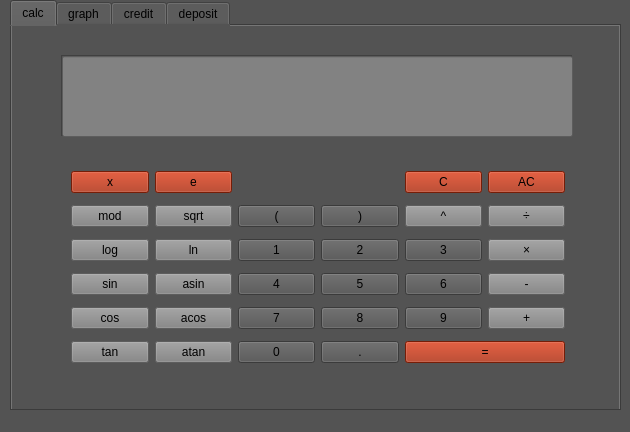
<?xml version="1.0" encoding="UTF-8"?>
<ui version="4.0">
 <class>MainWindow</class>
 <widget class="QMainWindow" name="MainWindow">
  <property name="geometry">
   <rect>
    <x>0</x>
    <y>0</y>
    <width>630</width>
    <height>432</height>
   </rect>
  </property>
  <property name="windowTitle">
   <string>smartcalc</string>
  </property>
  <property name="styleSheet">
   <string notr="true">background-color: rgb(83, 83, 83);</string>
  </property>
  <property name="iconSize">
   <size>
    <width>20</width>
    <height>20</height>
   </size>
  </property>
  <widget class="QWidget" name="centralwidget">
   <widget class="QTabWidget" name="tabWidget">
    <property name="geometry">
     <rect>
      <x>10</x>
      <y>0</y>
      <width>611</width>
      <height>411</height>
     </rect>
    </property>
    <property name="minimumSize">
     <size>
      <width>611</width>
      <height>411</height>
     </size>
    </property>
    <property name="maximumSize">
     <size>
      <width>611</width>
      <height>411</height>
     </size>
    </property>
    <property name="acceptDrops">
     <bool>true</bool>
    </property>
    <property name="styleSheet">
     <string notr="true">background-color: rgb(83, 83, 83);</string>
    </property>
    <property name="currentIndex">
     <number>0</number>
    </property>
    <property name="tabsClosable">
     <bool>false</bool>
    </property>
    <property name="movable">
     <bool>false</bool>
    </property>
    <widget class="QWidget" name="calc">
     <attribute name="title">
      <string>calc</string>
     </attribute>
     <widget class="QLineEdit" name="lineEdit">
      <property name="geometry">
       <rect>
        <x>50</x>
        <y>30</y>
        <width>511</width>
        <height>81</height>
       </rect>
      </property>
      <property name="styleSheet">
       <string notr="true">background-color: rgb(130, 130, 130);
border-color: rgb(100, 100, 100);
gridline-color: rgb(100, 100, 100);</string>
      </property>
     </widget>
     <widget class="QFrame" name="frame">
      <property name="geometry">
       <rect>
        <x>50</x>
        <y>130</y>
        <width>512</width>
        <height>228</height>
       </rect>
      </property>
      <property name="styleSheet">
       <string notr="true">background-color: rgb(83, 83, 83);</string>
      </property>
      <layout class="QGridLayout" name="gridLayout">
       <item row="8" column="3">
        <widget class="QPushButton" name="pushButton_2">
         <property name="text">
          <string>2</string>
         </property>
         <property name="shortcut">
          <string>2</string>
         </property>
        </widget>
       </item>
       <item row="5" column="2">
        <widget class="QPushButton" name="pushButton_brackets_left">
         <property name="text">
          <string>(</string>
         </property>
         <property name="shortcut">
          <string>(</string>
         </property>
        </widget>
       </item>
       <item row="13" column="2">
        <widget class="QPushButton" name="pushButton_0">
         <property name="text">
          <string>0</string>
         </property>
        </widget>
       </item>
       <item row="5" column="4">
        <widget class="QPushButton" name="pushButton_pow">
         <property name="styleSheet">
          <string notr="true">background-color: rgb(130, 130, 130);</string>
         </property>
         <property name="text">
          <string>^</string>
         </property>
         <property name="shortcut">
          <string>^</string>
         </property>
        </widget>
       </item>
       <item row="12" column="1">
        <widget class="QPushButton" name="pushButton_acos">
         <property name="styleSheet">
          <string notr="true">background-color: rgb(130, 130, 130);</string>
         </property>
         <property name="text">
          <string>acos</string>
         </property>
        </widget>
       </item>
       <item row="5" column="5">
        <widget class="QPushButton" name="pushButton_div">
         <property name="styleSheet">
          <string notr="true">background-color: rgb(130, 130, 130);</string>
         </property>
         <property name="text">
          <string>÷</string>
         </property>
         <property name="shortcut">
          <string>/</string>
         </property>
        </widget>
       </item>
       <item row="8" column="0">
        <widget class="QPushButton" name="pushButton_log">
         <property name="styleSheet">
          <string notr="true">background-color: rgb(130, 130, 130);</string>
         </property>
         <property name="text">
          <string>log</string>
         </property>
        </widget>
       </item>
       <item row="13" column="3">
        <widget class="QPushButton" name="pushButton_point">
         <property name="text">
          <string>.</string>
         </property>
         <property name="shortcut">
          <string>.</string>
         </property>
        </widget>
       </item>
       <item row="9" column="3">
        <widget class="QPushButton" name="pushButton_5">
         <property name="text">
          <string>5</string>
         </property>
         <property name="shortcut">
          <string>5</string>
         </property>
        </widget>
       </item>
       <item row="5" column="1">
        <widget class="QPushButton" name="pushButton_sqrt">
         <property name="styleSheet">
          <string notr="true">background-color: rgb(130, 130, 130);</string>
         </property>
         <property name="text">
          <string>sqrt</string>
         </property>
        </widget>
       </item>
       <item row="9" column="2">
        <widget class="QPushButton" name="pushButton_4">
         <property name="text">
          <string>4</string>
         </property>
         <property name="shortcut">
          <string>4</string>
         </property>
        </widget>
       </item>
       <item row="0" column="0">
        <widget class="QPushButton" name="pushButton_x">
         <property name="acceptDrops">
          <bool>false</bool>
         </property>
         <property name="styleSheet">
          <string notr="true">background-color: rgb(165, 40, 10);</string>
         </property>
         <property name="text">
          <string>x</string>
         </property>
         <property name="shortcut">
          <string>X</string>
         </property>
         <property name="autoDefault">
          <bool>false</bool>
         </property>
        </widget>
       </item>
       <item row="5" column="0">
        <widget class="QPushButton" name="pushButton_mod">
         <property name="styleSheet">
          <string notr="true">background-color: rgb(130, 130, 130);</string>
         </property>
         <property name="text">
          <string>mod</string>
         </property>
        </widget>
       </item>
       <item row="12" column="0">
        <widget class="QPushButton" name="pushButton_cos">
         <property name="styleSheet">
          <string notr="true">background-color: rgb(130, 130, 130);</string>
         </property>
         <property name="text">
          <string>cos</string>
         </property>
        </widget>
       </item>
       <item row="8" column="1">
        <widget class="QPushButton" name="pushButton_ln">
         <property name="styleSheet">
          <string notr="true">background-color: rgb(130, 130, 130);</string>
         </property>
         <property name="text">
          <string>ln</string>
         </property>
        </widget>
       </item>
       <item row="12" column="2">
        <widget class="QPushButton" name="pushButton_7">
         <property name="text">
          <string>7</string>
         </property>
         <property name="shortcut">
          <string>7</string>
         </property>
        </widget>
       </item>
       <item row="13" column="1">
        <widget class="QPushButton" name="pushButton_atan">
         <property name="styleSheet">
          <string notr="true">background-color: rgb(130, 130, 130);</string>
         </property>
         <property name="text">
          <string>atan</string>
         </property>
        </widget>
       </item>
       <item row="13" column="0">
        <widget class="QPushButton" name="pushButton_tan">
         <property name="styleSheet">
          <string notr="true">background-color: rgb(130, 130, 130);</string>
         </property>
         <property name="text">
          <string>tan</string>
         </property>
        </widget>
       </item>
       <item row="5" column="3">
        <widget class="QPushButton" name="pushButton_brackets_right">
         <property name="text">
          <string>)</string>
         </property>
         <property name="shortcut">
          <string>)</string>
         </property>
        </widget>
       </item>
       <item row="12" column="5">
        <widget class="QPushButton" name="pushButton_plus">
         <property name="styleSheet">
          <string notr="true">background-color: rgb(130, 130, 130);</string>
         </property>
         <property name="text">
          <string>+</string>
         </property>
         <property name="shortcut">
          <string>+</string>
         </property>
        </widget>
       </item>
       <item row="0" column="4">
        <widget class="QPushButton" name="pushButton_C">
         <property name="styleSheet">
          <string notr="true">background-color: rgb(165, 40, 10);</string>
         </property>
         <property name="text">
          <string>C</string>
         </property>
        </widget>
       </item>
       <item row="9" column="4">
        <widget class="QPushButton" name="pushButton_6">
         <property name="text">
          <string>6</string>
         </property>
         <property name="shortcut">
          <string>6</string>
         </property>
        </widget>
       </item>
       <item row="12" column="3">
        <widget class="QPushButton" name="pushButton_8">
         <property name="text">
          <string>8</string>
         </property>
         <property name="shortcut">
          <string>8</string>
         </property>
        </widget>
       </item>
       <item row="13" column="4" colspan="2">
        <widget class="QPushButton" name="pushButton_OK">
         <property name="styleSheet">
          <string notr="true">background-color: rgb(165, 10, 10);
background-color: rgb(165, 40, 10);</string>
         </property>
         <property name="text">
          <string>=</string>
         </property>
         <property name="shortcut">
          <string>Return</string>
         </property>
        </widget>
       </item>
       <item row="9" column="1">
        <widget class="QPushButton" name="pushButton_asin">
         <property name="styleSheet">
          <string notr="true">background-color: rgb(130, 130, 130);</string>
         </property>
         <property name="text">
          <string>asin</string>
         </property>
        </widget>
       </item>
       <item row="12" column="4">
        <widget class="QPushButton" name="pushButton_9">
         <property name="text">
          <string>9</string>
         </property>
         <property name="shortcut">
          <string>9</string>
         </property>
        </widget>
       </item>
       <item row="9" column="0">
        <widget class="QPushButton" name="pushButton_sin">
         <property name="styleSheet">
          <string notr="true">background-color: rgb(130, 130, 130);</string>
         </property>
         <property name="text">
          <string>sin</string>
         </property>
        </widget>
       </item>
       <item row="8" column="2">
        <widget class="QPushButton" name="pushButton_1">
         <property name="text">
          <string>1</string>
         </property>
         <property name="shortcut">
          <string>1</string>
         </property>
        </widget>
       </item>
       <item row="0" column="1">
        <widget class="QPushButton" name="pushButton_e">
         <property name="styleSheet">
          <string notr="true">background-color: rgb(165, 40, 10);</string>
         </property>
         <property name="text">
          <string>e</string>
         </property>
        </widget>
       </item>
       <item row="8" column="4">
        <widget class="QPushButton" name="pushButton_3">
         <property name="text">
          <string>3</string>
         </property>
         <property name="shortcut">
          <string>3</string>
         </property>
        </widget>
       </item>
       <item row="0" column="5">
        <widget class="QPushButton" name="pushButton_AC">
         <property name="styleSheet">
          <string notr="true">background-color: rgb(165, 40, 10);</string>
         </property>
         <property name="text">
          <string>AC</string>
         </property>
        </widget>
       </item>
       <item row="8" column="5">
        <widget class="QPushButton" name="pushButton_mul">
         <property name="styleSheet">
          <string notr="true">background-color: rgb(130, 130, 130);</string>
         </property>
         <property name="text">
          <string>×</string>
         </property>
         <property name="shortcut">
          <string>*</string>
         </property>
        </widget>
       </item>
       <item row="9" column="5">
        <widget class="QPushButton" name="pushButton_minus">
         <property name="styleSheet">
          <string notr="true">background-color: rgb(130, 130, 130);</string>
         </property>
         <property name="text">
          <string>-</string>
         </property>
         <property name="shortcut">
          <string>-, -</string>
         </property>
        </widget>
       </item>
      </layout>
     </widget>
     <widget class="QFrame" name="frame_2">
      <property name="geometry">
       <rect>
        <x>-20</x>
        <y>-30</y>
        <width>631</width>
        <height>431</height>
       </rect>
      </property>
      <property name="frameShape">
       <enum>QFrame::StyledPanel</enum>
      </property>
      <property name="frameShadow">
       <enum>QFrame::Raised</enum>
      </property>
     </widget>
     <widget class="QFrame" name="frame_5">
      <property name="geometry">
       <rect>
        <x>49</x>
        <y>29</y>
        <width>511</width>
        <height>81</height>
       </rect>
      </property>
      <property name="styleSheet">
       <string notr="true">background-color: rgb(83, 83, 83);</string>
      </property>
      <property name="frameShape">
       <enum>QFrame::StyledPanel</enum>
      </property>
      <property name="frameShadow">
       <enum>QFrame::Raised</enum>
      </property>
     </widget>
     <zorder>frame_2</zorder>
     <zorder>frame_5</zorder>
     <zorder>lineEdit</zorder>
     <zorder>frame</zorder>
    </widget>
    <widget class="QWidget" name="graph">
     <attribute name="title">
      <string>graph</string>
     </attribute>
     <widget class="QFrame" name="frame_3">
      <property name="geometry">
       <rect>
        <x>-10</x>
        <y>-40</y>
        <width>631</width>
        <height>431</height>
       </rect>
      </property>
      <property name="styleSheet">
       <string notr="true">background-color: rgb(83, 83, 83)</string>
      </property>
      <property name="frameShape">
       <enum>QFrame::StyledPanel</enum>
      </property>
      <property name="frameShadow">
       <enum>QFrame::Raised</enum>
      </property>
      <widget class="QFrame" name="supp_frame">
       <property name="geometry">
        <rect>
         <x>60</x>
         <y>80</y>
         <width>511</width>
         <height>311</height>
        </rect>
       </property>
       <property name="styleSheet">
        <string notr="true">background-color: rgb(130, 130, 130);
background-color: rgb(83, 83, 83);</string>
       </property>
       <widget class="QLabel" name="label_2">
        <property name="geometry">
         <rect>
          <x>20</x>
          <y>20</y>
          <width>111</width>
          <height>21</height>
         </rect>
        </property>
        <property name="styleSheet">
         <string notr="true">background-color: rgb(83, 83, 83);
background-color: rgb(130, 130, 130);
border-color: rgb(100, 100, 100);
gridline-color: rgb(100, 100, 100);
background-color: rgb(83, 83, 83);</string>
        </property>
        <property name="text">
         <string> Set 'x' value</string>
        </property>
       </widget>
       <widget class="QLabel" name="label">
        <property name="geometry">
         <rect>
          <x>20</x>
          <y>50</y>
          <width>111</width>
          <height>23</height>
         </rect>
        </property>
        <property name="styleSheet">
         <string notr="true">background-color: rgb(83, 83, 83);
background-color: rgb(130, 130, 130);
border-color: rgb(100, 100, 100);
gridline-color: rgb(100, 100, 100);
background-color: rgb(83, 83, 83);
</string>
        </property>
        <property name="text">
         <string> Set accuracy</string>
        </property>
       </widget>
       <widget class="QSpinBox" name="accuracySpinBox">
        <property name="geometry">
         <rect>
          <x>140</x>
          <y>50</y>
          <width>251</width>
          <height>23</height>
         </rect>
        </property>
        <property name="sizePolicy">
         <sizepolicy hsizetype="Minimum" vsizetype="Fixed">
          <horstretch>1</horstretch>
          <verstretch>0</verstretch>
         </sizepolicy>
        </property>
        <property name="styleSheet">
         <string notr="true">background-color: rgb(130, 130, 130);
background-color: rgb(83, 83, 83);</string>
        </property>
       </widget>
       <widget class="QSpinBox" name="spinBox">
        <property name="geometry">
         <rect>
          <x>140</x>
          <y>20</y>
          <width>251</width>
          <height>23</height>
         </rect>
        </property>
        <property name="styleSheet">
         <string notr="true">background-color: rgb(130, 130, 130);
background-color: rgb(83, 83, 83);</string>
        </property>
        <property name="minimum">
         <number>-999999</number>
        </property>
        <property name="maximum">
         <number>999999</number>
        </property>
       </widget>
       <widget class="QPushButton" name="pushButton_graph">
        <property name="geometry">
         <rect>
          <x>410</x>
          <y>40</y>
          <width>71</width>
          <height>31</height>
         </rect>
        </property>
        <property name="styleSheet">
         <string notr="true">background-color: rgb(165, 40, 10);</string>
        </property>
        <property name="text">
         <string>=</string>
        </property>
       </widget>
      </widget>
      <widget class="QFrame" name="frame_6">
       <property name="geometry">
        <rect>
         <x>60</x>
         <y>180</y>
         <width>511</width>
         <height>211</height>
        </rect>
       </property>
       <property name="styleSheet">
        <string notr="true">background-color: rgb(130, 130, 130);
background-color: rgb(83, 83, 83);</string>
       </property>
       <property name="frameShape">
        <enum>QFrame::StyledPanel</enum>
       </property>
       <property name="frameShadow">
        <enum>QFrame::Raised</enum>
       </property>
       <widget class="QCustomPlot" name="widget" native="true">
        <property name="geometry">
         <rect>
          <x>0</x>
          <y>0</y>
          <width>511</width>
          <height>211</height>
         </rect>
        </property>
        <property name="styleSheet">
         <string notr="true">background-color: rgb(130, 130, 130);
background-color: rgb(83, 83, 83);</string>
        </property>
       </widget>
      </widget>
     </widget>
    </widget>
    <widget class="QWidget" name="credit">
     <attribute name="title">
      <string>credit</string>
     </attribute>
     <widget class="QFrame" name="frame_4">
      <property name="geometry">
       <rect>
        <x>-10</x>
        <y>-40</y>
        <width>631</width>
        <height>441</height>
       </rect>
      </property>
      <property name="styleSheet">
       <string notr="true">background-color: rgb(83, 83, 83)</string>
      </property>
      <property name="frameShape">
       <enum>QFrame::StyledPanel</enum>
      </property>
      <property name="frameShadow">
       <enum>QFrame::Raised</enum>
      </property>
      <widget class="QDoubleSpinBox" name="doubleSpinBox_credit_sum">
       <property name="geometry">
        <rect>
         <x>304</x>
         <y>81</y>
         <width>161</width>
         <height>23</height>
        </rect>
       </property>
       <property name="maximum">
        <double>999999996.990000009536743</double>
       </property>
       <property name="singleStep">
        <double>100000.000000000000000</double>
       </property>
      </widget>
      <widget class="QDoubleSpinBox" name="doubleSpinBox_credit_interest_rate">
       <property name="geometry">
        <rect>
         <x>304</x>
         <y>139</y>
         <width>62</width>
         <height>23</height>
        </rect>
       </property>
       <property name="singleStep">
        <double>0.100000000000000</double>
       </property>
       <property name="value">
        <double>10.000000000000000</double>
       </property>
      </widget>
      <widget class="QLabel" name="label_3">
       <property name="geometry">
        <rect>
         <x>91</x>
         <y>81</y>
         <width>150</width>
         <height>16</height>
        </rect>
       </property>
       <property name="text">
        <string>Total credit amount, RUB</string>
       </property>
      </widget>
      <widget class="QLabel" name="label_4">
       <property name="geometry">
        <rect>
         <x>91</x>
         <y>139</y>
         <width>114</width>
         <height>16</height>
        </rect>
       </property>
       <property name="text">
        <string>Credit interest rate</string>
       </property>
      </widget>
      <widget class="QLabel" name="label_6">
       <property name="geometry">
        <rect>
         <x>91</x>
         <y>110</y>
         <width>122</width>
         <height>16</height>
        </rect>
       </property>
       <property name="text">
        <string>Credit term, months</string>
       </property>
      </widget>
      <widget class="QSpinBox" name="spinBox_credit_months">
       <property name="geometry">
        <rect>
         <x>304</x>
         <y>110</y>
         <width>61</width>
         <height>23</height>
        </rect>
       </property>
       <property name="maximum">
        <number>999</number>
       </property>
      </widget>
      <widget class="QFrame" name="frame_7">
       <property name="geometry">
        <rect>
         <x>80</x>
         <y>270</y>
         <width>441</width>
         <height>121</height>
        </rect>
       </property>
       <property name="styleSheet">
        <string notr="true">background-color: rgb(83, 83, 83);
background-color: rgb(130, 130, 130);</string>
       </property>
       <property name="frameShape">
        <enum>QFrame::StyledPanel</enum>
       </property>
       <property name="frameShadow">
        <enum>QFrame::Raised</enum>
       </property>
       <widget class="QWidget" name="layoutWidget">
        <property name="geometry">
         <rect>
          <x>10</x>
          <y>10</y>
          <width>148</width>
          <height>91</height>
         </rect>
        </property>
        <layout class="QVBoxLayout" name="verticalLayout_2">
         <item>
          <widget class="QLabel" name="label_credit_monthly_payment">
           <property name="text">
            <string>Monthly payment, RUB: </string>
           </property>
          </widget>
         </item>
         <item>
          <widget class="QLabel" name="label_credit_overpayment">
           <property name="text">
            <string>Overpayment, RUB: </string>
           </property>
          </widget>
         </item>
         <item>
          <widget class="QLabel" name="label_credit_total_payment">
           <property name="text">
            <string>Total payout, RUB: </string>
           </property>
          </widget>
         </item>
        </layout>
       </widget>
       <widget class="QWidget" name="layoutWidget">
        <property name="geometry">
         <rect>
          <x>180</x>
          <y>7</y>
          <width>251</width>
          <height>91</height>
         </rect>
        </property>
        <layout class="QVBoxLayout" name="verticalLayout_3">
         <item>
          <widget class="QLabel" name="label_monthly_payment_res">
           <property name="inputMethodHints">
            <set>Qt::ImhNone</set>
           </property>
           <property name="text">
            <string>0</string>
           </property>
           <property name="textFormat">
            <enum>Qt::AutoText</enum>
           </property>
          </widget>
         </item>
         <item>
          <widget class="QLabel" name="label_overpayment_res">
           <property name="text">
            <string>0</string>
           </property>
          </widget>
         </item>
         <item>
          <widget class="QLabel" name="label_total_payment_res">
           <property name="text">
            <string>0</string>
           </property>
          </widget>
         </item>
        </layout>
       </widget>
      </widget>
      <widget class="QFrame" name="frame_8">
       <property name="geometry">
        <rect>
         <x>80</x>
         <y>70</y>
         <width>441</width>
         <height>191</height>
        </rect>
       </property>
       <property name="styleSheet">
        <string notr="true">background-color: rgb(83, 83, 83);</string>
       </property>
       <property name="frameShape">
        <enum>QFrame::StyledPanel</enum>
       </property>
       <property name="frameShadow">
        <enum>QFrame::Raised</enum>
       </property>
       <widget class="QPushButton" name="pushButton_credit_calculate">
        <property name="geometry">
         <rect>
          <x>10</x>
          <y>130</y>
          <width>121</width>
          <height>51</height>
         </rect>
        </property>
        <property name="styleSheet">
         <string notr="true">background-color: rgb(165, 40, 10);</string>
        </property>
        <property name="text">
         <string>Calculate credit</string>
        </property>
       </widget>
       <widget class="QWidget" name="layoutWidget">
        <property name="geometry">
         <rect>
          <x>220</x>
          <y>100</y>
          <width>211</width>
          <height>50</height>
         </rect>
        </property>
        <layout class="QVBoxLayout" name="verticalLayout">
         <item>
          <widget class="QCheckBox" name="checkBox_fix_type">
           <property name="text">
            <string>fixed payment</string>
           </property>
           <property name="tristate">
            <bool>false</bool>
           </property>
          </widget>
         </item>
         <item>
          <widget class="QCheckBox" name="checkBox_diff_type">
           <property name="text">
            <string>differentiated payment</string>
           </property>
          </widget>
         </item>
        </layout>
       </widget>
       <widget class="QLabel" name="label_5">
        <property name="geometry">
         <rect>
          <x>10</x>
          <y>100</y>
          <width>201</width>
          <height>20</height>
         </rect>
        </property>
        <property name="text">
         <string>Type of monthly payments</string>
        </property>
       </widget>
      </widget>
      <zorder>frame_7</zorder>
      <zorder>frame_8</zorder>
      <zorder>doubleSpinBox_credit_sum</zorder>
      <zorder>doubleSpinBox_credit_interest_rate</zorder>
      <zorder>label_3</zorder>
      <zorder>label_4</zorder>
      <zorder>label_6</zorder>
      <zorder>spinBox_credit_months</zorder>
     </widget>
    </widget>
    <widget class="QWidget" name="deposit">
     <attribute name="title">
      <string>deposit</string>
     </attribute>
     <widget class="QFrame" name="frame_14">
      <property name="geometry">
       <rect>
        <x>-10</x>
        <y>-30</y>
        <width>631</width>
        <height>441</height>
       </rect>
      </property>
      <property name="styleSheet">
       <string notr="true">background-color: rgb(83, 83, 83)</string>
      </property>
      <property name="frameShape">
       <enum>QFrame::StyledPanel</enum>
      </property>
      <property name="frameShadow">
       <enum>QFrame::Raised</enum>
      </property>
      <widget class="QLabel" name="label_7">
       <property name="geometry">
        <rect>
         <x>90</x>
         <y>129</y>
         <width>114</width>
         <height>16</height>
        </rect>
       </property>
       <property name="text">
        <string>Credit interest rate</string>
       </property>
      </widget>
      <widget class="QFrame" name="frame_9">
       <property name="geometry">
        <rect>
         <x>79</x>
         <y>60</y>
         <width>441</width>
         <height>191</height>
        </rect>
       </property>
       <property name="styleSheet">
        <string notr="true">background-color: rgb(83, 83, 83);</string>
       </property>
       <property name="frameShape">
        <enum>QFrame::StyledPanel</enum>
       </property>
       <property name="frameShadow">
        <enum>QFrame::Raised</enum>
       </property>
       <widget class="QPushButton" name="pushButton_deposit_calculate">
        <property name="geometry">
         <rect>
          <x>10</x>
          <y>130</y>
          <width>121</width>
          <height>51</height>
         </rect>
        </property>
        <property name="styleSheet">
         <string notr="true">background-color: rgb(165, 40, 10);</string>
        </property>
        <property name="text">
         <string>Calculate deposit</string>
        </property>
       </widget>
       <widget class="QDoubleSpinBox" name="doubleSpinBox_deposit_interest_rate">
        <property name="geometry">
         <rect>
          <x>231</x>
          <y>69</y>
          <width>62</width>
          <height>23</height>
         </rect>
        </property>
        <property name="singleStep">
         <double>0.100000000000000</double>
        </property>
        <property name="value">
         <double>10.000000000000000</double>
        </property>
       </widget>
       <widget class="QDoubleSpinBox" name="doubleSpinBox_tax_rate">
        <property name="geometry">
         <rect>
          <x>231</x>
          <y>98</y>
          <width>62</width>
          <height>23</height>
         </rect>
        </property>
        <property name="singleStep">
         <double>0.100000000000000</double>
        </property>
        <property name="value">
         <double>10.000000000000000</double>
        </property>
       </widget>
       <widget class="QDoubleSpinBox" name="doubleSpinBox_deposit_sum">
        <property name="geometry">
         <rect>
          <x>231</x>
          <y>11</y>
          <width>116</width>
          <height>23</height>
         </rect>
        </property>
        <property name="maximum">
         <double>999999996.990000009536743</double>
        </property>
        <property name="singleStep">
         <double>100000.000000000000000</double>
        </property>
       </widget>
       <widget class="QSpinBox" name="spinBox_deposit_months">
        <property name="geometry">
         <rect>
          <x>231</x>
          <y>40</y>
          <width>61</width>
          <height>23</height>
         </rect>
        </property>
        <property name="maximum">
         <number>999</number>
        </property>
       </widget>
      </widget>
      <widget class="QFrame" name="frame_10">
       <property name="geometry">
        <rect>
         <x>79</x>
         <y>260</y>
         <width>441</width>
         <height>121</height>
        </rect>
       </property>
       <property name="styleSheet">
        <string notr="true">background-color: rgb(83, 83, 83);
background-color: rgb(130, 130, 130);</string>
       </property>
       <property name="frameShape">
        <enum>QFrame::StyledPanel</enum>
       </property>
       <property name="frameShadow">
        <enum>QFrame::Raised</enum>
       </property>
       <widget class="QWidget" name="layoutWidget_3">
        <property name="geometry">
         <rect>
          <x>10</x>
          <y>10</y>
          <width>153</width>
          <height>91</height>
         </rect>
        </property>
        <layout class="QVBoxLayout" name="verticalLayout_5">
         <item>
          <widget class="QLabel" name="label_accrued_interest">
           <property name="text">
            <string>Accrued interest, RUB: </string>
           </property>
          </widget>
         </item>
         <item>
          <widget class="QLabel" name="label_tax_amount">
           <property name="text">
            <string>Tax amount, RUB: </string>
           </property>
          </widget>
         </item>
         <item>
          <widget class="QLabel" name="label_final_deposit_sum">
           <property name="text">
            <string>Final deposit sum, RUB: </string>
           </property>
          </widget>
         </item>
        </layout>
       </widget>
       <widget class="QWidget" name="layoutWidget_4">
        <property name="geometry">
         <rect>
          <x>180</x>
          <y>7</y>
          <width>251</width>
          <height>91</height>
         </rect>
        </property>
        <layout class="QVBoxLayout" name="verticalLayout_6">
         <item>
          <widget class="QLabel" name="label_accrued_interest_res">
           <property name="inputMethodHints">
            <set>Qt::ImhNone</set>
           </property>
           <property name="text">
            <string>0</string>
           </property>
           <property name="textFormat">
            <enum>Qt::AutoText</enum>
           </property>
          </widget>
         </item>
         <item>
          <widget class="QLabel" name="label_tax_amount_res">
           <property name="text">
            <string>0</string>
           </property>
          </widget>
         </item>
         <item>
          <widget class="QLabel" name="label_final_deposit_sum_res">
           <property name="text">
            <string>0</string>
           </property>
          </widget>
         </item>
        </layout>
       </widget>
      </widget>
      <widget class="QWidget" name="">
       <property name="geometry">
        <rect>
         <x>90</x>
         <y>71</y>
         <width>162</width>
         <height>111</height>
        </rect>
       </property>
       <layout class="QVBoxLayout" name="verticalLayout_4">
        <item>
         <widget class="QLabel" name="label_9">
          <property name="text">
           <string>Total deposit amount, RUB</string>
          </property>
         </widget>
        </item>
        <item>
         <widget class="QLabel" name="label_10">
          <property name="text">
           <string>Deposit term, months</string>
          </property>
         </widget>
        </item>
        <item>
         <widget class="QLabel" name="label_11">
          <property name="text">
           <string>Deposit interest rate</string>
          </property>
         </widget>
        </item>
        <item>
         <widget class="QLabel" name="label_12">
          <property name="text">
           <string>Deposit tax rate</string>
          </property>
         </widget>
        </item>
       </layout>
      </widget>
     </widget>
    </widget>
   </widget>
   <widget class="QWidget" name="layoutWidget">
    <property name="geometry">
     <rect>
      <x>0</x>
      <y>0</y>
      <width>2</width>
      <height>2</height>
     </rect>
    </property>
    <layout class="QHBoxLayout" name="horizontalLayout"/>
   </widget>
  </widget>
  <widget class="QStatusBar" name="statusbar"/>
 </widget>
 <customwidgets>
  <customwidget>
   <class>QCustomPlot</class>
   <extends>QWidget</extends>
   <header location="global">qcustomplot.h</header>
   <container>1</container>
  </customwidget>
 </customwidgets>
 <tabstops>
  <tabstop>lineEdit</tabstop>
  <tabstop>spinBox</tabstop>
  <tabstop>tabWidget</tabstop>
 </tabstops>
 <resources/>
 <connections/>
</ui>
